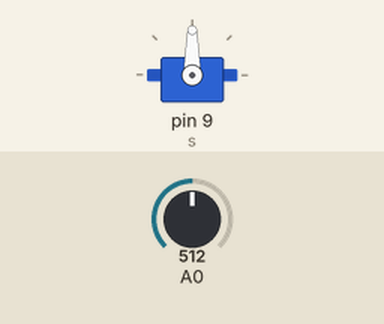
The sketch below on a simulated Arduino Uno, built with avr-gcc and run on an emulated ATmega328P. On the bench: servo. Inputs (shaded band) come from the test bench; at power-on: A0 = 512.

Above: at 1.2 s.
1.3 s: A0 set to 716
At 2.5 s:
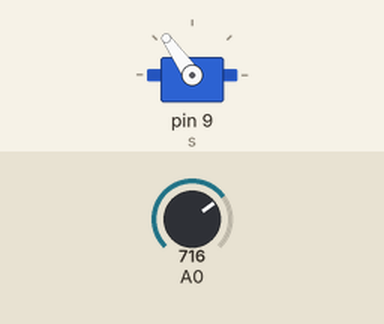
2.8 s: A0 set to 900
At 3.5 s:
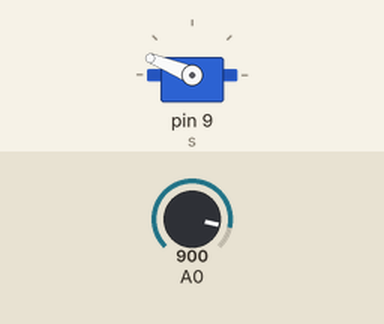
4.3 s: A0 set to 1023
At 5.5 s:
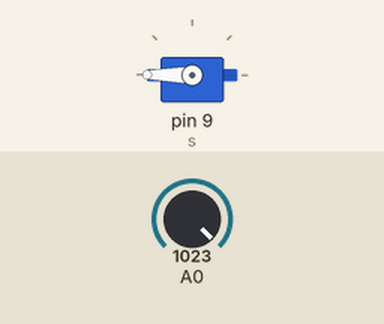
5.8 s: A0 set to 306
At 7.0 s:
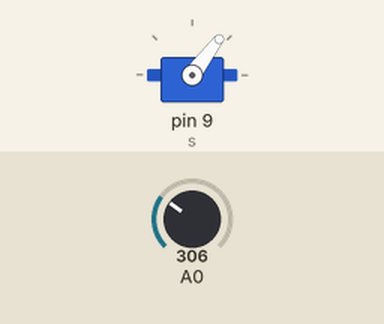
7.3 s: A0 set to 122
At 8.0 s:
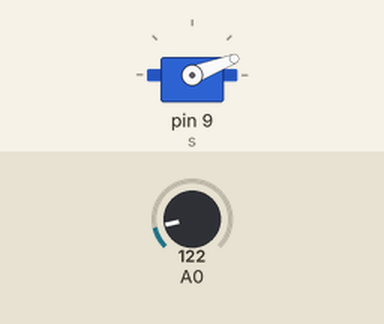
Timing chart, 0 to 9.8 s (numbered marks = the images above; inputs shaded):
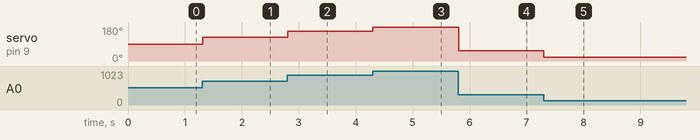

The sketch:

servo.ino
```cpp
#include <Servo.h>
Servo s;
void setup() {
  s.attach(9);
}

void loop() {
  s.write(map(analogRead(0), 0, 1023, 0, 180));
  delay(16);
}
```

Measured:
- after the input at 1.3 s, servo on pin 9 (s): 90° → 125° at once
- after the input at 2.8 s, servo on pin 9 (s): 125° → 158° at once
- after the input at 4.3 s, servo on pin 9 (s): 158° → 180° at once
- after the input at 5.8 s, servo on pin 9 (s): 180° → 53° at once
- after the input at 7.3 s, servo on pin 9 (s): 53° → 21° at once
